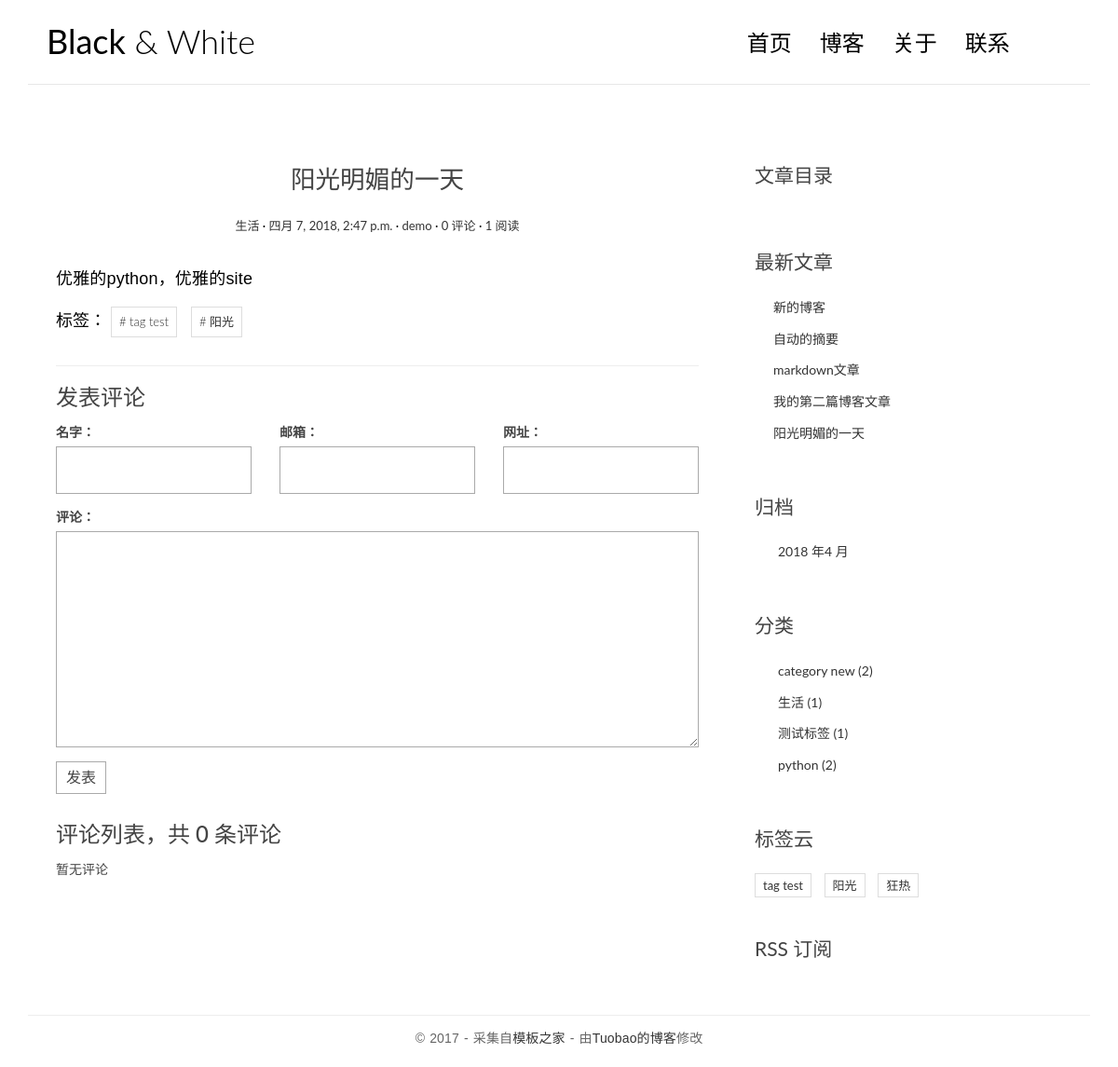
The app's page /post/2/ with its own data.
### blog/models.py (models this page shows, shortened)
class Post(models.Model):
    title = models.CharField(max_length=70)
    body= models.TextField()
    created_time = models.DateTimeField()
    modified_time = models.DateTimeField()
    excerpt = models.CharField(max_length=200, blank=True)
    category = models.ForeignKey(Category)
    tags = models.ManyToManyField(Tag, blank=True)
    author = models.ForeignKey(User, related_name='author')
    views = models.PositiveIntegerField(default=0, editable=False)
    def get_absolute_url(self):
        return reverse('blog:detail', kwargs={'pk': self.pk})
    def increase_views(self):
        self.views += 1
        self.save(update_fields=['views'])
    def save(self, *args, **kwargs):
        if not self.excerpt:
            md = markdown.Markdown(extensions=[
                'markdown.extensions.extra',
                'markdown.extensions.codehilite',
            ])
            self.excerpt = strip_tags(md.convert(self.body))[:54]
        super(Post, self).save(*args, **kwargs)
    class Meta:
        ordering = ['-created_time']

class Category(models.Model):
    name = models.CharField(max_length=100)

class Tag(models.Model):
    name = models.CharField(max_length=100)

### blog/views.py (the view)
# urls.py: url(r'^post/(?P<pk>[0-9]+)/$', views.PostDetailView.as_view(), name='detail'),
class PostDetailView(DetailView):
    model = Post
    template_name = 'blog/detail.html'
    context_object_name = 'post'
    def get(self, request, *args, **kwargs):
        response = super(PostDetailView, self).get(request, *args, **kwargs)
        self.object.increase_views()
        return response
    def get_object(self, queryset=None):
        post = super(PostDetailView, self).get_object(queryset=None)
        md = markdown.Markdown(extensions=[
            'markdown.extensions.extra',
            'markdown.extensions.codehilite',
            TocExtension(slugify=slugify)
        ])
        post.body = md.convert(post.body)
        post.toc = md.toc
        return post
    def get_context_data(self, **kwargs):
        context = super(PostDetailView, self).get_context_data(**kwargs)
        form = CommentForm()
        comment_list = self.object.comment_set.all()
        context.update({
            'form': form,
            'comment_list': comment_list
        })
        return context

### comments/forms.py
class CommentForm(forms.ModelForm):
    class Meta:
        model = Comment
        fields = ['name','email','url','text']

### blog/templatetags/blog_tags.py (called while the page is built)
@register.simple_tag
def get_recent_posts(num=5):
    return Post.objects.all().order_by('-created_time')[:num]

@register.simple_tag
def archivers():
    return Post.objects.dates('created_time', 'month', order='DESC')

@register.simple_tag
def get_categories():
    return Category.objects.annotate(num_posts=Count('post')).filter(num_posts__gt=0)

@register.simple_tag
def get_tags():
    return Tag.objects.annotate(num_posts=Count('post')).filter(num_posts__gt=0)

### templates/blog/detail.html (shortened to what this page needs)
{% extends 'base.html' %}
{% block main %}
<article class="post post-{{ post.pk }}">
    <header class="entry-header">
        <h1 class="entry-title">{{ post.title }}</h1>
        <div class="entry-meta">
            <span class="post-category">
                <a href="{% url 'blog:category' post.category.pk %}">{{ post.category.name }}</a></span>
            <span class="post-date"><a href="#"><time class="entry-date"
                                                      datetime="{{ post.created_time }}">{{ post.created_time }}</time></a></span>
            <span class="post-author"><a href="#">{{ post.author }}</a></span>
            <span class="comments-link">
                <a href="{{ post.get_absolute_url }}#comment-area">{{ post.comment_set.count }} 评论</a></span>
            <span class="views-count"><a href="#">{{ post.views }} 阅读</a></span>
        </div>
    </header>
    <div class="entry-content clearfix">
        {{ post.body|safe }}
        <div class="widget-tag-cloud">
                <ul>
                    标签：
                    {% for tag in post.tags.all %}
                        <li><a href="{% url 'blog:tag' tag.pk %}"># {{ tag.name }}</a></li>
                    {% endfor %}
                </ul>
            </div>
    </div>
</article>
<section class="comment-area" id="comment-area">
    <hr>
    <h3>发表评论</h3>
    <form action="{% url 'comments:post_comment' post.pk %}" method="post" class="comment-form">
        <div class="row">
            <div class="col-md-4">
                <label for="{{ form.name.id_for_label }}">名字：</label>
                {{ form.name }}
            </div>
            <div class="col-md-4">
                <label for="{{ form.email.id_for_label }}">邮箱：</label>
                {{ form.email }}
            </div>
            <div class="col-md-4">
                <label for="{{ form.url.id_for_label }}">网址：</label>
                {{ form.url }}
            </div>
            <div class="col-md-12">
                <label for="{{ form.text.id_for_label }}">评论：</label>
                {{ form.text }}
                <button type="submit" class="comment-btn">发表</button>
            </div>
        </div>
    </form>
    <div class="comment-list-panel">
        <h3>评论列表，共 <span>{{ post.comment_set.count }}</span> 条评论</h3>
        <ul class="comment-list list-unstyled">
            {% for comment in comment_list %}
            <li class="comment-item">
                <span class="nickname">{{ comment.name }}</span>
                <time class="submit-date">{{ comment.created_time }}</time>
                <div class="text">
                    {{ comment.text }}
                </div>
            </li>
            {% empty %}
            暂无评论
            {% endfor %}
        </ul>
    </div>
</section>
{% endblock main %}
{% block toc %}
<div class="widget widget-content">
    <h3 class="widget-title">文章目录</h3>
</div>
{% endblock toc %}

### templates/base.html (shortened to what this page needs)
{% load staticfiles %}
{% load blog_tags %}
<html>
<head>
    <link rel="stylesheet" href="http://code.ionicframework.com/ionicons/2.0.1/css/ionicons.min.css">
    <link rel="stylesheet" href="{% static 'blog/css/bootstrap.min.css' %}">
    <link rel="stylesheet" href="{% static 'blog/css/pace.css' %}">
    <link rel="stylesheet" href="{% static 'blog/css/custom.css' %}">
    <link rel="stylesheet" href="{% static 'blog/css/highlights/github.css' %}">
</head>
<body>
<div class="container">
    <header id="site-header">
        <div class="row">
            <div class="col-md-4 col-sm-5 col-xs-8">
                <div class="logo">
                    <h1><a href="{% url 'blog:index' %}"><b>Black</b> &amp; White</a></h1>
                </div>
            </div>
            <div class="col-md-8 col-sm-7 col-xs-4">
                <nav class="main-nav" role="navigation">
                    <div class="collapse navbar-collapse" id="bs-example-navbar-collapse-1">
                        <ul class="nav navbar-nav navbar-right">
                            <li class="cl-effect-11"><a href="{% url 'blog:index' %}" data-hover="首页">首页</a></li>
                            <li class="cl-effect-11"><a href="full-width.html" data-hover="博客">博客</a></li>
                            <li class="cl-effect-11"><a href="about.html" data-hover="关于">关于</a></li>
                            <li class="cl-effect-11"><a href="contact.html" data-hover="联系">联系</a></li>
                        </ul>
                    </div>
                </nav>
            </div>
        </div>
    </header>
</div>
<div class="content-body">
    <div class="container">
        <div class="row">
            <main class="col-md-8">
             {% block main %}
                {%endblock main%}
            </main>
            <aside class="col-md-4">
                  {% block toc %}
                     {% endblock toc %}
                <div class="widget widget-recent-posts">
                    <h3 class="widget-title">最新文章</h3>
                    {% get_recent_posts as recent_post_list %}
                    <ul>
                        {% for post in recent_post_list %}
                        <li>
                            <a href="{{ post.get_absolute_url }}">{{ post.title }}</a>
                        </li>
                        {% empty %}
                        <p>暂无文章</p>
                        {% endfor %}
                    </ul>
                </div>
                <div class="widget widget-archives">
                    <h3 class="widget-title">归档</h3>
                    {% archivers as date_list %}
                    <ul>
                        {% for date in date_list %}
                        <li>
                            <a href="{% url 'blog:archives' date.year date.month %}">{{ date.year }} 年{{ date.month }} 月</a>
                        </li>
                        {% empty %}
                        暂无归档
                        {% endfor %}
                    </ul>
                </div>
                <div class="widget widget-category">
                    <h3 class="widget-title">分类</h3>
                    {% get_categories as category_list %}
                    <ul>
                        {% for category in category_list %}
                        <li>
                            <a href="{% url 'blog:category' category.pk %}">{{ category.name }} <span class="post-count">({{ category.num_posts }})</span></a>
                        </li>
                        {% empty %}
                        暂无分类
                        {% endfor %}
                    </ul>
                </div>
                <div class="widget widget-tag-cloud">
                    <h3 class="widget-title">标签云</h3>
                    {% get_tags as tag_list %}
                    <ul>
                        {% for tag in tag_list %}
                        <li>
                            <a href="{% url 'blog:tag' tag.pk %}">{{ tag.name }}</a>
                        </li>
                        {% empty %}
                        暂无标签
                        {% endfor %}
                    </ul>
                </div>
                <div class="rss">
                    <a href="{% url 'rss' %}"> RSS 订阅</a>
                </div>
            </aside>
        </div>
    </div>
</div>
<footer id="site-footer">
    <div class="container">
        <div class="row">
            <div class="col-md-12">
                <p class="copyright">&copy 2017 - 采集自<a href="http://www.cssmoban.com/"
                                                        target="_blank" title="模板之家">模板之家</a>
                    - 由<a href="http://127.0.0.1:8000" title="网页模板" target="_blank">Tuobao的博客</a>修改
                </p>
            </div>
        </div>
    </div>
</footer>
</body>
</html>

### blog/static/blog/css/custom.css (style rules this page uses)
* { outline: none; }
h1, h2, h3, h4, h5, h6 { margin-top: 0; }
b { font-weight: 400; }
a { color: #333; }
body { color: #444; font-family: 'Lato', sans-serif; }
p { font-family: 'Ubuntu', sans-serif; font-weight: 400; word-spacing: 1px; letter-spacing: 0.01em; }
#site-header { background-color: #FFF; padding: 25px 20px; margin-bottom: 40px; border-bottom: 1px solid #e7e7e7; }
.logo h1 a { color: #000; }
.logo h1 { margin: 0; font-family: 'Lato', sans-serif; font-weight: 300; }
.main-nav { margin-top: 11px; max-width: 95%; }
.main-nav a { color: #000000 !important; padding: 0 0 5px 0 !important; margin-right: 30px; font-family: 'Lato', sans-serif; font-weight: 300; font-size: 24px; }
.cl-effect-11 a { padding: 10px 0; color: #0972b4; text-shadow: none; }
.cl-effect-11 a::before { position: absolute; top: 0; left: 0; overflow: hidden; padding: 0 0 5px 0 !important; max-width: 0; border-bottom: 1px solid #000; color: #000; content: attr(data-hover); white-space: nowrap; -webkit-transition: max-width 0.5s; -moz-transition: max-width 0.5s; transition: max-width 0.5s; }
.content-body { padding-bottom: 4em; }
.post { background: #fff; padding: 30px 30px 0; }
.entry-title { text-align: center; font-size: 1.9em; margin-bottom: 20px; line-height: 1.6; padding: 10px 20px 0; }
.entry-meta { text-align: center; color: #DDDDDD; font-size: 13px; margin-bottom: 30px; }
.entry-content { font-size: 18px; line-height: 1.9; font-weight: 300; color: #000; }
.post-category::after, .post-date::after, .post-author::after, .comments-link::after { content: ' ·'; color: #000; }
.widget { background: #fff; padding: 30px 0 0; }
.widget-title { font-size: 1.5em; margin-bottom: 20px; line-height: 1.6; padding: 10px 0 0; font-weight: 400; }
.widget-recent-posts ul { padding: 0; margin: 0; padding-left: 20px; }
.widget-recent-posts ul li { list-style-type: none; position: relative; line-height: 170%; margin-bottom: 10px; }
.widget-recent-posts ul li::before { content: '\f3d3'; font-family: "Ionicons"; position: absolute; left: -17px; top: 3px; font-size: 16px; color: #000; }
.widget-archives ul { padding: 0; margin: 0; padding-left: 25px; }
.widget-archives ul li { list-style-type: none; position: relative; line-height: 170%; margin-bottom: 10px; }
.widget-archives ul li::before { content: '\f3f3'; font-family: "Ionicons"; position: absolute; left: -25px; top: 1px; font-size: 16px; color: #000; }
.widget-category ul { padding: 0; margin: 0; padding-left: 25px; }
.widget-category ul li { list-style-type: none; position: relative; line-height: 170%; margin-bottom: 10px; }
.widget-category ul li::before { content: '\f3fe'; font-family: "Ionicons"; position: absolute; left: -25px; top: 1px; font-size: 18px; color: #000; }
.widget-tag-cloud ul { padding: 0; margin: 0; margin-right: -10px; }
.widget-tag-cloud ul li { list-style-type: none; font-size: 13px; display: inline-block; margin-right: 10px; margin-bottom: 10px; padding: 3px 8px; border: 1px solid #ddd; }
.rss { font-size: 21px; margin-top: 30px; }
.rss a { color: #444; }
#site-footer { padding-top: 10px; padding: 0 0 1.5em 0; }
.copyright { text-align: center; padding-top: 1em; margin: 0; border-top: 1px solid #eee; color: #666; }
.contact-form input, .comment-form input { border: 1px solid #aaa; margin-bottom: 15px; width: 100%; padding: 15px 15px; font-size: 16px; line-height: 100%; transition: 0.4s border-color linear; }
.contact-form textarea, .comment-form textarea { border: 1px solid #aaa; margin-bottom: 15px; width: 100%; padding: 15px 15px; font-size: 16px; line-height: 20px !important; min-height: 183px; transition: 0.4s border-color linear; }
.comment-area { padding: 0 30px 0; }
.comment-form { margin-top: 15px; }
.comment-form .comment-btn { background-color: #fff; border: 1px solid #aaa; font-size: 16px; padding: 5px 10px; }
.comment-list-panel { margin-top: 30px; }
.comment-list { margin-top: 15px; }

### records on screen
Post: title "阳光明媚的一天", category.name "生活", created_time "四月 7, 2018, 2:47 p.m.", author "demo", comment_set.count "0", views "1", body "优雅的python，优雅的site"
Tag: name "tag test"
Tag: name "阳光"
Post: title "新的博客"
Post: title "自动的摘要"
Post: title "markdown文章"
Post: title "我的第二篇博客文章"
Category: name "category new", num_posts "2"
Category: name "生活", num_posts "1"
Category: name "测试标签", num_posts "1"
Category: name "python", num_posts "2"
Tag: name "狂热"

### other values on screen
{{ date.year }} "2018"
{{ date.month }} "4"
